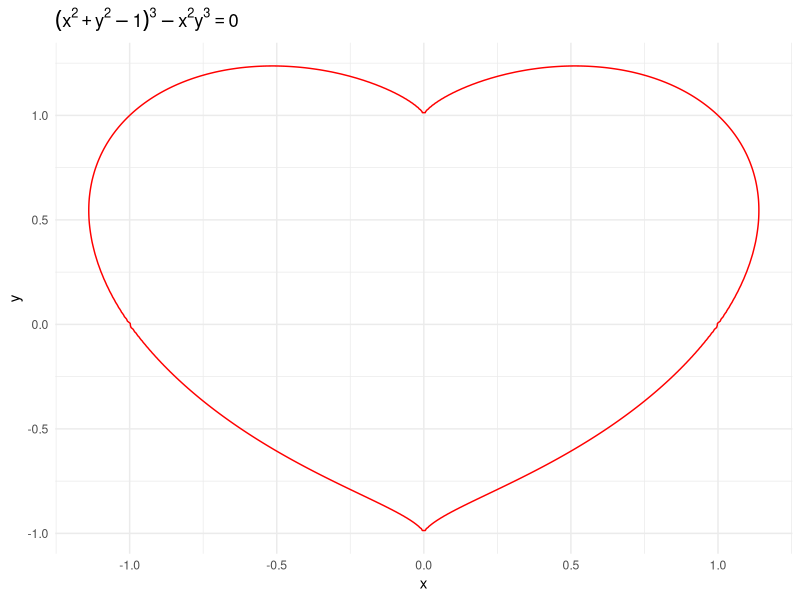

Write the R code that produced this figure.
 # R-CODE:
rm(list=ls())
library(ggplot2)

curve_equation = function(x, y) {
  return((x^2 + y^2 - 1)^3 - x^2 * y^3)
}

# Generate x and y values for plotting
x <- seq(-2, 2, length.out = 400)  
y <- seq(-2, 2, length.out = 400)  
df <- expand.grid(x = x, y = y)    

df$z <- curve_equation(df$x, df$y)


# Plot 
ggplot(df, aes(x = x, y = y, z = z)) +
  geom_contour(aes(z = z), breaks = 0, color = "red") +
  labs(title = expression((x^2 + y^2 - 1)^3 - x^2 * y^3 == 0),
       x = "x", y = "y") +
  theme_minimal()
